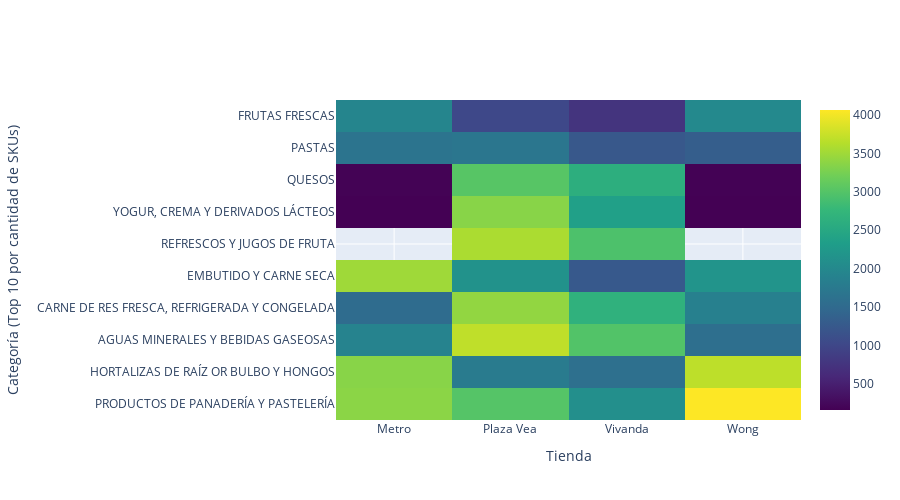

The notebook cell this image was saved under:
### Code cell
# ================================
# 3. Heatmap: TOP 10 Categorías vs Tienda
# ================================

# Tabla pivot original
tabla = pd.pivot_table(
    df,
    index="subclase_inei",
    columns="tienda",
    values="sku",
    aggfunc="count"
)

# ---- 1) Ordenar categorías por total de SKUs
tabla["TOTAL"] = tabla.sum(axis=1)

# ---- 2) Tomar solo las TOP 10 categorías
tabla_top10 = tabla.sort_values("TOTAL", ascending=False).head(10)

# Eliminar la columna TOTAL para el gráfico
tabla_top10 = tabla_top10.drop(columns="TOTAL")

# ---- 3) Generar el heatmap
fig = go.Figure(
    data=go.Heatmap(
        z=tabla_top10.values,
        x=tabla_top10.columns,
        y=tabla_top10.index,
        colorscale="Viridis"
    )
)

fig.update_layout(
    title="",
    xaxis_title="Tienda",
    yaxis_title="Categoría (Top 10 por cantidad de SKUs)",
    width=900,
    height=500
)

fig.show()
fig.write_image("results/Alimentos/skus_tiendas_alimentos.pdf")

### Figure 1 — Plotly figure (JSON) as saved in the notebook; plotly's stock layout.template omitted (floating-point values rounded to 4 significant figures)
{"data": [{"colorscale": [[0, "#440154"], [0.1111, "#482878"], [0.2222, "#3e4989"], [0.3333, "#31688e"], [0.4444, "#26828e"], [0.5556, "#1f9e89"], [0.6667, "#35b779"], [0.7778, "#6ece58"], [0.8889, "#b5de2b"], [1, "#fde725"]], "type": "heatmap", "x": ["Metro", "Plaza Vea", "Vivanda", "Wong"], "y": ["PRODUCTOS DE PANADERÍA Y PASTELERÍA", "HORTALIZAS DE RAÍZ OR BULBO Y HONGOS", "AGUAS MINERALES Y BEBIDAS GASEOSAS", "CARNE DE RES FRESCA, REFRIGERADA Y CONGELADA", "EMBUTIDO Y CARNE SECA", "REFRESCOS Y JUGOS DE FRUTA", "YOGUR, CREMA Y DERIVADOS LÁCTEOS", "QUESOS", "PASTAS", "FRUTAS FRESCAS"], "z": [[3375, 3007, 2090, 4066], [3355, 1772, 1598, 3681], [1917, 3692, 2988, 1572], [1532, 3419, 2666, 1859], [3497, 2147, 1257, 2169], [null, 3571, 2946, null], [165, 3354, 2363, 160], [177, 3023, 2616, 171], [1657, 1690, 1244, 1320], [1942, 1019, 756, 2003]]}], "layout": {"height": 500, "title": {"text": ""}, "width": 900, "xaxis": {"title": {"text": "Tienda"}}, "yaxis": {"title": {"text": "Categoría (Top 10 por cantidad de SKUs)"}}}}
